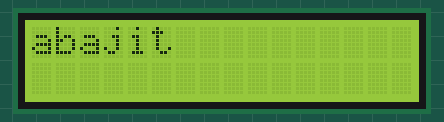
A sketch run on a simulated Arduino Uno, built with avr-gcc and run on an emulated ATmega328P. On the bench: 16×2 character LCD.

Above: at 0.1 s.
At 1.1 s:
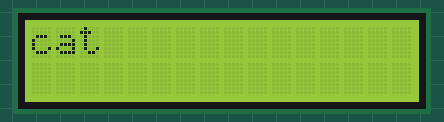
At 2.1 s:
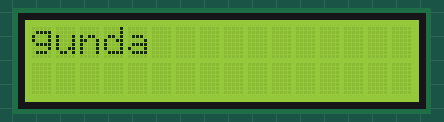
At 3.1 s:
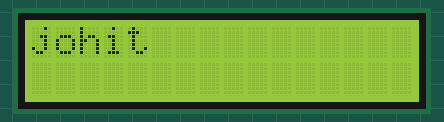
At 4.1 s:
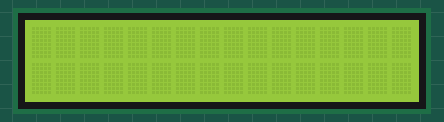

The sketch:

lcd_array.ino
```cpp
#include <LiquidCrystal.h>
LiquidCrystal Lcd(13,12,8,7,4,2);
int i;
char* name[]={"abajit","cat","gunda","johit",};
void setup()
{
  Lcd.begin(16,2);
}
 void loop()
 {
  for(i=0;i<=4;i++)
 {
  Lcd.print(name[i]);
  delay(1000);
  Lcd.clear();
 }
 }
```

Measured:
- by itself, everything shown: repeats every 5.0 s, in 5 steps
- what the display in image 1 shows lasts 1.0 s, from 1.1 s to 2.1 s
